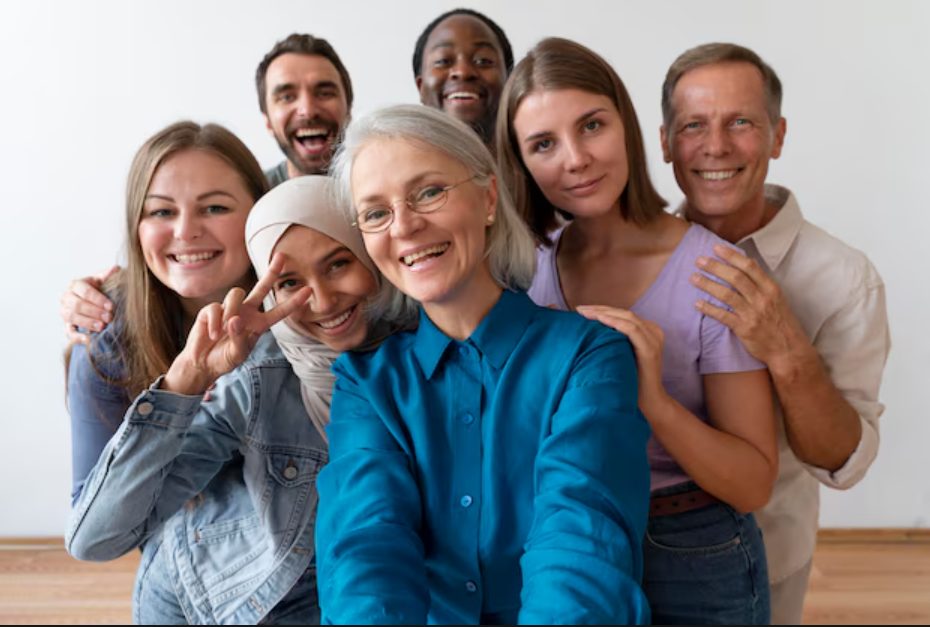
#> input picture people.png, 930 x 627 px
$ python draw.py
#> lines starting #> are read from the running program, lines starting #| are printed output that depends on the picture
# -*- coding: utf-8 -*-
"""
Created on Mon Jan 13 20:58:26 2025

@author: sakhi
"""

import cv2
img = cv2.imread(r"people.png",1)
#> img is the input picture: shape (627, 930, 3); mean B, G, R 134.7, 131.9, 133.3
cv2.circle(img, (577,150), 90, (0,0,255),4)
cv2.imshow("circle.png",img)
cv2.waitKey(0)
cv2.destroyAllWindows()

img = cv2.imread(r"people.png",1)
cv2.rectangle(img, (313,128),(520,290), (0,255,0),2)
cv2.imshow("rectangle.png", img)
cv2.waitKey(0)
cv2.destroyAllWindows()

img = cv2.imread(r"people.png",1)
cv2.ellipse(img,(186,219),(150,100),0,0,360,(255,0,0),3)
cv2.imshow("ellipse.png",img)
cv2.waitKey(0)
cv2.destroyAllWindows()

img = cv2.imread(r"people.png", 1)
cv2.line(img, (823,25), (25,554), (0,0,0),5)
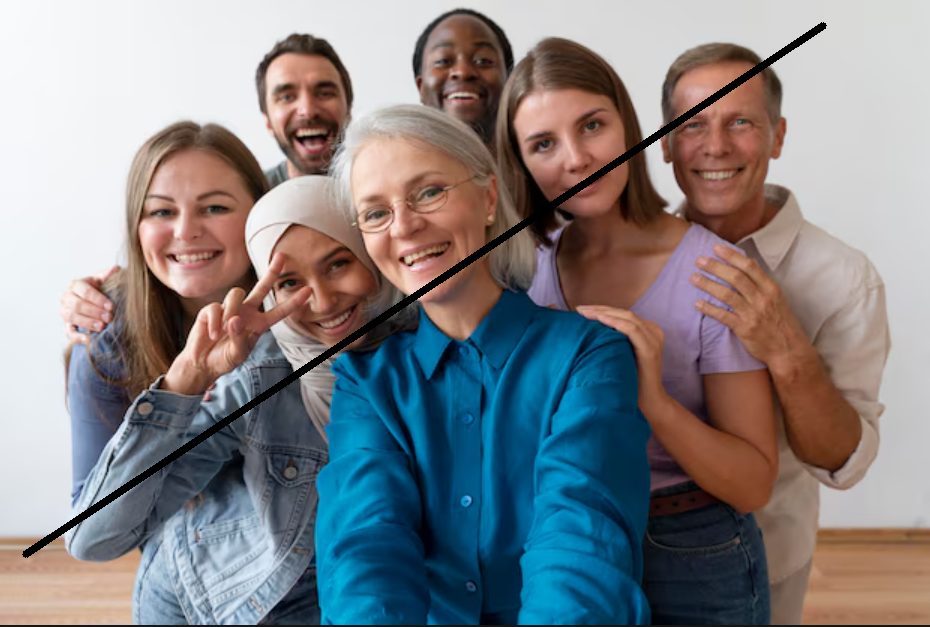
#> img: shape (627, 930, 3); mean B, G, R 133.4, 130.6, 131.7
cv2.imshow("line.png", img)
cv2.waitKey(0)
cv2.destroyAllWindows()

$ run again, with pose1.png copied over people.png
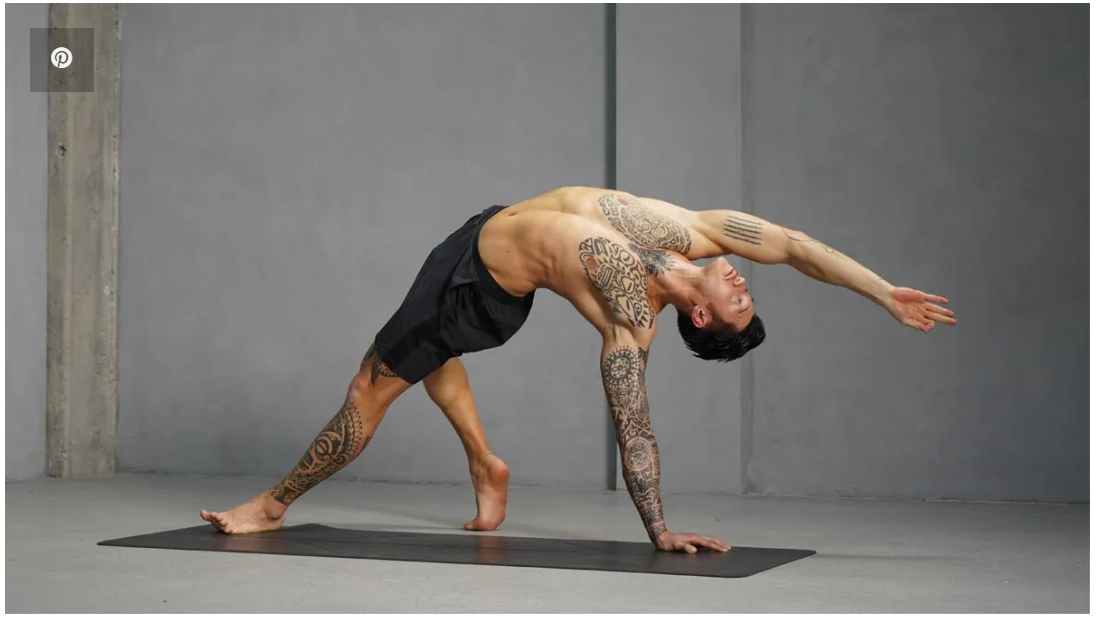
#> input picture pose1.png, 1100 x 621 px
#> img is the input picture: shape (621, 1100, 3); mean B, G, R 117.4, 120, 123
#> `cv2.line(img, (823,25), (25,554), (0,0,0),5)`:
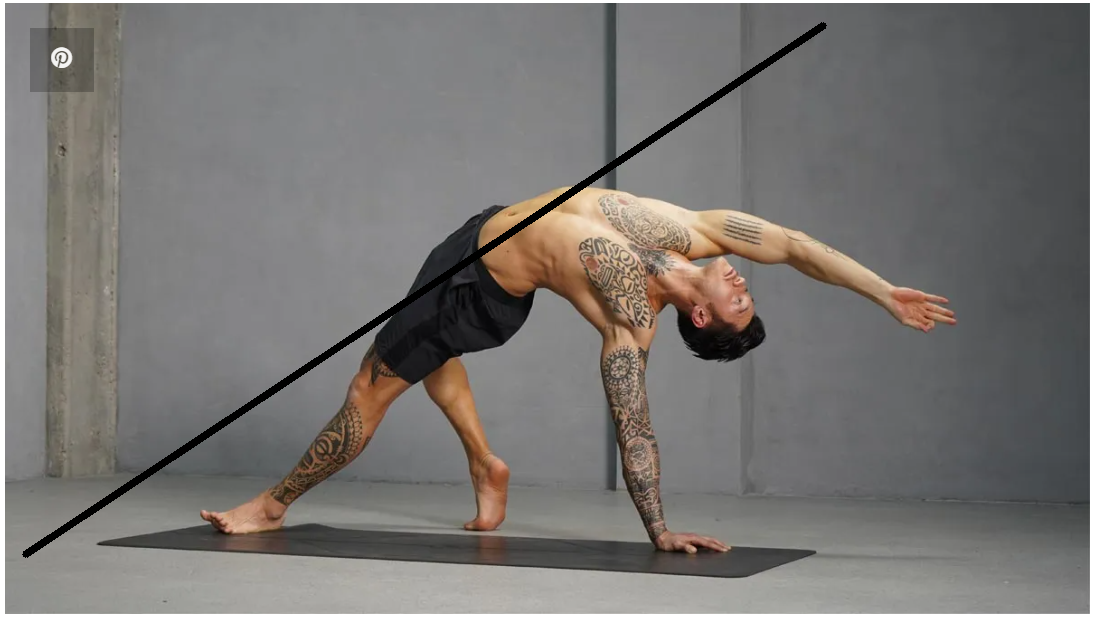
#> img: shape (621, 1100, 3); mean B, G, R 116.2, 118.8, 121.8
